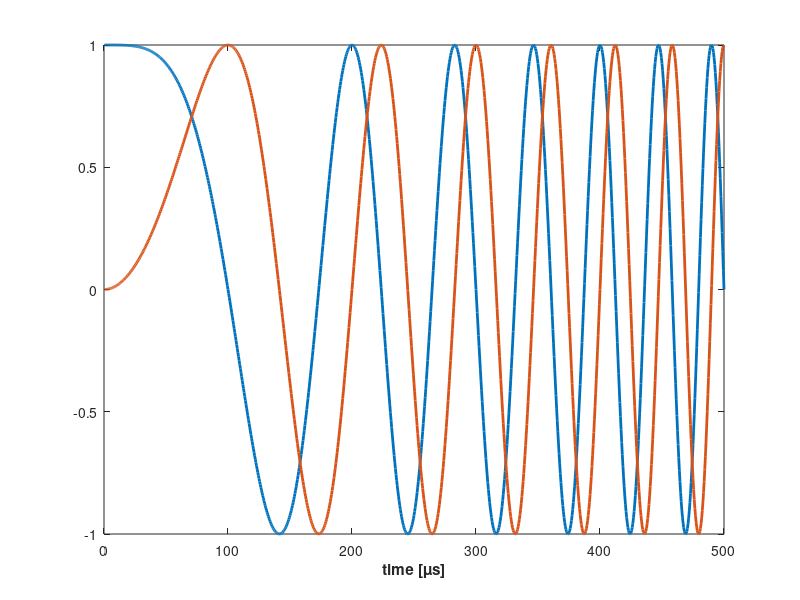

MATLAB code for this plot: (Note: this script raises an error after producing the figure.)
clc;
clear all;

cflat = @(C) [C{:}];

%%
SPEED_OF_LIGHT = 299792458;

getDelayFromRangeTwoWay = @(R) 2*R/SPEED_OF_LIGHT;
getRangeFromDelayTwoWay = @(tau) SPEED_OF_LIGHT*tau/2;

generateReturn = @(x,fc,tgt_delay) @(t)x(t-tgt_delay(t)).*exp(-1j*2*pi*fc*tgt_delay(t));
generateReturn = @(x,fc,tgt_range) generateReturn(x,fc,@(t)getDelayFromRangeTwoWay(tgt_range(t)));

%%
tgt_range = @(t) 330000*t+100e3;

%%
tau_p = 20e-3;
BW = 1e6;
fc = 2.54e9;

%%

alpha = BW/tau_p;
quadRamp = @(t)alpha*(mod(t,tau_p).^2);
chirp = @(t)exp(1j*pi*quadRamp(t));
syncPulse = @(t)1.*(mod(t,tau_p)<tau_p/100);

%%

fs = 2*BW;
Ts = 1/fs;
t = -eps:1/fs:10*tau_p;
X_tx = chirp;
X_sync = syncPulse;
X_rx = generateReturn(X_tx,fc,tgt_range);

Y = @(t)conj(X_tx(t)).*X_rx(t);

%%
lgc = 0<=t & t<=tau_p/40;

H=figure(1);clf;
t_tmp = t(lgc);
x = X_tx(t_tmp);
t_tmp = t_tmp*1e6;
h=plot(t_tmp,real(x),t_tmp,imag(x));
arrayfun(@(h)set(h,'LiNeWiDtH',2),h);
h=xlabel('\bftime [\mus]');h.FontSize=12;
h=ylabel('\bfx_{tx}(t) baseband [V]');h.FontSize=12;
h=legend({'real','imag'});h.FontSize=14;
grid('on');

%%
H=figure(2);clf;
x = X_tx(t);
x_sync = X_sync(t);
h=plot(t*1e6,abs(x),t,x_sync);
arrayfun(@(h)set(h,'LiNeWiDtH',2),h);
h=xlabel('\bftime [\mus]');h.FontSize=12;
%h=ylabel('\bfx_{tx}(t) baseband [V]');h.FontSize=12;
h=legend({'|x|','sync'});h.FontSize=14;
grid('on');


%%
H=figure(3);clf;
lgc = 0<=t & t<=tau_p/20;
t_tmp = t(lgc);
x_tx = X_tx(t_tmp);
X_rx = X_rx(t_tmp);
t_tmp = t_tmp*1e6;
h=plot(t_tmp,real(x_tx),t_tmp,real(X_rx));
arrayfun(@(h)set(h,'LiNeWiDtH',2),h);
h=xlabel('\bftime [\mus]');h.FontSize=12;
%h=ylabel('\bfx_{tx}(t) baseband [V]');h.FontSize=12;
h=legend({'x_{tx}(t)','x_{rx}(t)'});h.FontSize=14;
grid('on');


%%
H=figure(4);clf;

lgc = true(size(t));
t_tmp = t(lgc);
y_tmp = Y(t_tmp);
x_sync = X_sync(t_tmp);

lgc = (0<=t & t<tau_p/5);
H=figure(4);clf;
h=plot(t_tmp,x_sync,t_tmp,real(y_tmp));
arrayfun(@(h)set(h,'LiNeWiDtH',2),h);
h=xlabel('\bftime [s]');h.FontSize=12;
grid('on');


%%

H=figure(5);clf;
plot(t,tgt_range(t));
h=xlabel('\bftime [s]');h.FontSize=12;
h=ylabel('\bfRange [m]');h.FontSize=12;
grid('on');
h=title('\bfTarget Range vs Time');

%%


y = Y(t);
x_sync = X_sync(t);

d = (x_sync >0.5);
d = [0,diff(d)>0];

start_idx = find(d);
num_chunks = numel(start_idx);
y_chunks = {};
for i=1:(num_chunks-1)
  y_chunks{end+1} = y(start_idx(i):start_idx(i+1)-1); %#ok<SAGROW>
end
M = min(cellfun(@numel,y_chunks));

y_grid = cflat(cellfun(@(x)x(1:M).',y_chunks,'Un',0)).';

Y_grid = fft(y_grid,[],2);
Y_grid_mag = 20*log10(abs(Y_grid));

fast_time = Ts*[0:M-1];
slow_time = t(start_idx);
imagesc(fast_time*1e6,slow_time,Y_grid_mag);
h=xlabel('\bffrequences or something');h.FontSize=12;
h=ylabel('\bfslow time [s]');h.FontSize=12;
